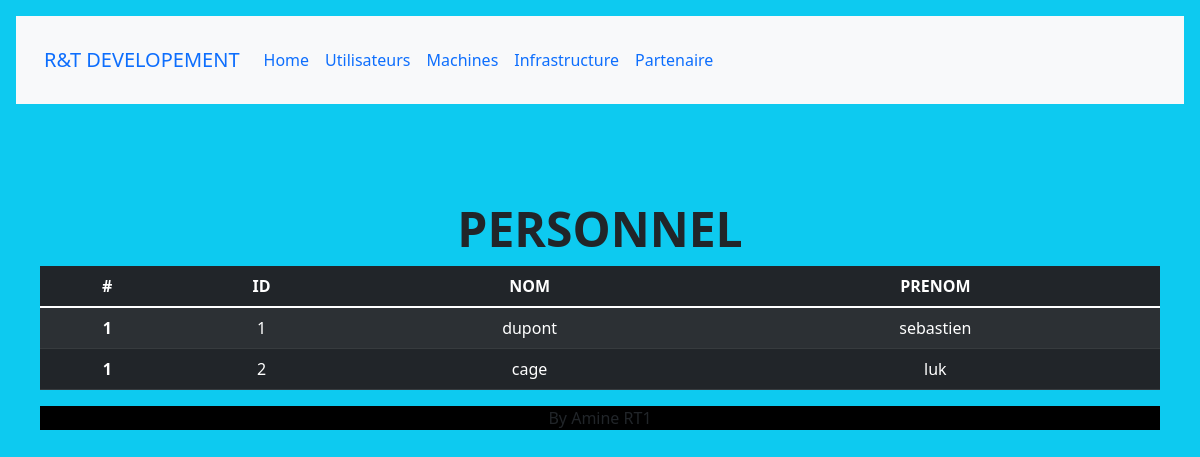
The app's page /computerapp/personnels/ with its own data.
### computerapp/models.py (models this page shows, shortened)
class Personnel(models.Model):
    id = models.CharField(
        primary_key=True,
        max_length = 15)
    nom= models.CharField(
        max_length = 10)
    prenom= models.CharField(
        max_length =  10)

### computerapp/views.py (the view)
def perso_list_view(request):
    personnels = Personnel.objects.all()
    context = {'personnels':personnels
    }
    return render (request,'perso_list.html',context)

### computerapp/templates/perso_list.html (shortened to what this page needs)
<!DOCTYPE html>
<html lang="en">
<head>
    <link href="https://cdn.jsdelivr.net/npm/bootstrap@5.1.3/dist/css/bootstrap.min.css" rel="stylesheet">
    <link rel="stylesheet" href="https://unpkg.com/purecss@2.1.0/build/pure-min.css">
    {% load static %}
    <link rel="stylesheet" href="{% static 'css/styles.css' %}">
</head>
<body class="p-3 mb-2 bg-info text-dark">
  <div class="p-3 mb-2 bg-light text-dark">
    <nav class="navbar navbar-expand-lg bg-light">
      <div class="container-fluid">
        <a class="navbar-brand" href="#">R&T DEVELOPEMENT</a>
        <div class="collapse navbar-collapse" id="navbarNav">
          {% block sidebar %}
          <ul class="navbar-nav">
            <li class="nav-item">
              <a class="nav-link active" aria-current="page" href= "{% url 'index' %}">Home</a>
            </li>
            <li class="nav-item">
              <a class="nav-link" >Utilisateurs</a>
            </li>
            <li class="nav-item">
              <a class="nav-link" href= "{% url 'machines' %}">Machines</a>
            </li>
            <li class="nav-item">
              <a class="nav-link" href="{% url 'infra' %}">Infrastructure</a>
            </li>
            <li class="nav-item">
              <a class="nav-link" href="{% url 'partenaire' %}">Partenaire</a>
            </li>
          </ul>
          {% endblock %}
        </div>
      </div>
    </nav>
  </div>
  <div class="px-4 py-5 my-5 text-center">
    <h1 class="display-5 fw-bold">PERSONNEL</h1>
    {% block content %}
  <table class="table table-dark table-striped">
    <thead>
        <tr>
          <th scope="col">#</th>
          <th scope="col">ID</th>
          <th scope="col">NOM</th>
          <th scope="col">PRENOM</th>
        </tr>
      </thead>{% for personnel in personnels %}
        <tr>
          <th scope="row">1</th>
          <td> {{personnel.id}} </td>
          <td> {{personnel.nom}} </td>
          <td> {{personnel.prenom}} </td>
        </tr>{% endfor %}
    </table>
  {% endblock %}
</body>
<footer >
<p>By Amine RT1</p>
</footer>
</html>

### computerapp/static/css/styles.css (style rules this page uses)
footer { background-color: black; text-align: center; }

### records on screen
Personnel: id "1", nom "dupont", prenom "sebastien"
Personnel: id "2", nom "cage", prenom "luk"
